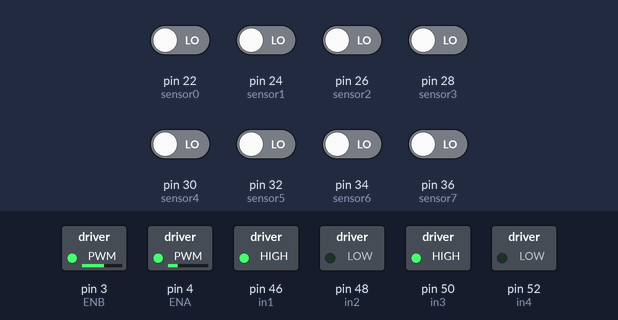
Recording of a sketch running on a simulated Arduino Mega 2560, built with avr-gcc and run on an emulated ATmega2560. Parts: switched loads named in the sketch (green lamp = pin HIGH). The inputs (shaded band) are chosen by the test bench; at power-on: pin 22 (sensor0), pin 24 (sensor1), pin 26 (sensor2), pin 28 (sensor3), pin 30 (sensor4), pin 32 (sensor5), pin 34 (sensor6), pin 36 (sensor7) LOW. What the sketch prints to the serial monitor is not drawn.

Above: at 0.1 s.
Timing chart, 0 to 1.6 s (numbered marks = the images above):
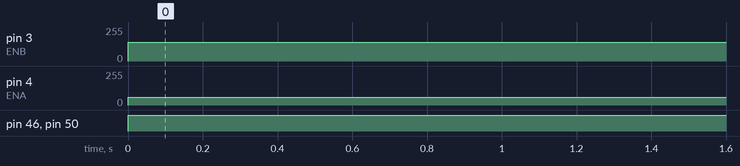

The sketch:

PID.ino
```cpp
// PHAN BEN 18TDH1 15/6/2019 //

// khai báo cảm biến

int sensor0 = 22;
int sensor1 = 24;
int sensor2 = 26;
int sensor3 = 28;
int sensor4 = 30;
int sensor5 = 32;
int sensor6 = 34;
int sensor7 = 36;


int sensor[8] = {1, 1, 1, 1, 1, 1, 1, 1} ;

//khai báo động cơ
int ENA = 4  ;
int ENB = 3;
//int ENC =  ;
//int END =  ;
int in1 = 46;
int in2 = 48;
int in3 = 50;
int in4 = 52;


//khai bao cảm bien siêu âm

//int trig = 33;
//int echo = 32;


//khởi tạo tốc độ

int speed_tien = 200 ;
int speed_lui = 100 ;
int speed_quay = 180 ;
int speed_re = 180;
int lech ;

unsigned int Kp = 8, Ki = 0, Kd = 2;
int P, I, D, PID;
int e, e0 = 0;
byte PWM = 100;

void setup ()
{
  pinMode ( sensor0 , INPUT );
  pinMode ( sensor1 , INPUT );
  pinMode ( sensor2 , INPUT );
  pinMode ( sensor3 , INPUT );
  pinMode ( sensor4 , INPUT );
  pinMode ( sensor5 , INPUT );
  pinMode ( sensor6 , INPUT );
  pinMode ( sensor7 , INPUT );
  pinMode ( in1 , OUTPUT );
  pinMode ( in2 , OUTPUT );
  pinMode ( in3 , OUTPUT );
  pinMode ( in4 , OUTPUT );

  pinMode ( ENA , OUTPUT );
  pinMode ( ENB , OUTPUT );

  //  pinMode ( trig , OUTPUT );
  //  pinMode ( echo , INPUT );
  Serial.begin ( 9600) ;
  Serial.println ( "started" );


}


void loop ()
{
  // while(1)
  // {
  Error();
  Cal_PID();
  Move();

  //  }


  //  doc_gia_tri_cam_bien ();
  //
  //  Serial.println ( lech ) ;
  //  unsigned long thoi_gian ;
  //  int khoang_cach ;
  //  digitalWrite ( trig, 0) ;
  //  delayMicroseconds ( 2) ;
  //  digitalWrite ( trig , 1);
  //  delayMicroseconds ( 5) ;
  //  digitalWrite ( trig , 0 ) ;
  //  thoi_gian = pulseIn ( echo, HIGH ) ;
  //  khoang_cach = int ( thoi_gian / 2 / 29.412 );
  //  Serial.println ( khoang_cach );
  //  Serial.println ( " cm " );
  //
  //  if ( khoang_cach < 15)
  //  {
  //    if ( khoang_cach > 5 )
  //    { dung () ;
  //      Serial.println ( "stop" );
  //    }
  //  }
  //  else {
  //    motor_control () ;
  //  }

}
int Error()
{

  sensor[0] = digitalRead(sensor0);
  sensor[1] = digitalRead(sensor1);
  sensor[2] = digitalRead(sensor2);
  sensor[3] = digitalRead(sensor3);
  sensor[4] = digitalRead(sensor4);
  sensor[5] = digitalRead(sensor5);
  sensor[6] = digitalRead(sensor6);
  sensor[7] = digitalRead(sensor7);
  if      ((sensor[0] == 1) && (sensor[1] == 1) && (sensor[2] == 1) && (sensor[3] == 0) && (sensor[4] == 0) && (sensor[5] == 1) && (sensor[6] == 1) && (sensor[7] == 1)) e = 0;

  else if ((sensor[0] == 0) && (sensor[1] == 1) && (sensor[2] == 1) && (sensor[3] == 1) && (sensor[4] == 1) && (sensor[5] == 1) && (sensor[6] == 1) && (sensor[7] == 1)) e = -4;
  else if ((sensor[0] == 0) && (sensor[1] == 0) && (sensor[2] == 1) && (sensor[3] == 1) && (sensor[4] == 1) && (sensor[5] == 1) && (sensor[6] == 1) && (sensor[7] == 1)) e = -3;
  else if ((sensor[0] == 1) && (sensor[1] == 0) && (sensor[2] == 0) && (sensor[3] == 1) && (sensor[4] == 1) && (sensor[5] == 1) && (sensor[6] == 1) && (sensor[7] == 1)) e = -2;
  else if ((sensor[0] == 1) && (sensor[1] == 1) && (sensor[2] == 0) && (sensor[3] == 0) && (sensor[4] == 1) && (sensor[5] == 1) && (sensor[6] == 1) && (sensor[7] == 1)) e = -1;

  else if ((sensor[0] == 1) && (sensor[1] == 1) && (sensor[2] == 1) && (sensor[3] == 1) && (sensor[4] == 0) && (sensor[5] == 0) && (sensor[6] == 1) && (sensor[7] == 1)) e = 1;
  else if ((sensor[0] == 1) && (sensor[1] == 1) && (sensor[2] == 1) && (sensor[3] == 1) && (sensor[4] == 1) && (sensor[5] == 0) && (sensor[6] == 0) && (sensor[7] == 1)) e = 2;
  else if ((sensor[0] == 1) && (sensor[1] == 1) && (sensor[2] == 1) && (sensor[3] == 1) && (sensor[4] == 1) && (sensor[5] == 1) && (sensor[6] == 0) && (sensor[7] == 0)) e = 3;
  else if ((sensor[0] == 1) && (sensor[1] == 1) && (sensor[2] == 1) && (sensor[3] == 1) && (sensor[4] == 1) && (sensor[5] == 1) && (sensor[6] == 1) && (sensor[7] == 0)) e = 4;

  else e = 5;
}
void Cal_PID()
{

  P = e;
  I += e;
  D = e - e0;
  PID = Kp * P + Ki * I + Kd * D;
  Serial.println ( PID ) ;
  e0 = e;
}
void Move()
{

  digitalWrite ( in1 , HIGH ) ;
  digitalWrite ( in2 , LOW );
  digitalWrite ( in3 , HIGH );
  digitalWrite ( in4 , LOW );

  analogWrite ( ENA , PWM - PID ) ;
  analogWrite ( ENB , PWM + PID ) ;
}
/*
  void doc_gia_tri_cam_bien () //giá trị của cảm biến chú ý line while : 0 and line draw : 1
  {
  sensor[0] = !digitalRead(sensor0);
  sensor[1] = !digitalRead(sensor1);
  sensor[2] = !digitalRead(sensor2);
  sensor[3] = !digitalRead(sensor3);
  sensor[4] = !digitalRead(sensor4);

  if ((sensor[0] == 1) && (sensor[1] == 1) && (sensor[2] == 1) && (sensor[3] == 1) && (sensor[4] == 0))
    lech = 4;
  else if ((sensor[0] == 1) && (sensor[1] == 1) && (sensor[2] == 1) && (sensor[3] == 0) && (sensor[4] == 0))
    lech = 3;
  else if ((sensor[0] == 1) && (sensor[1] == 1) && (sensor[2] == 1) && (sensor[3] == 0) && (sensor[4] == 1))
    lech = 2;
  else if ((sensor[0] == 1) && (sensor[1] == 1) && (sensor[2] == 0) && (sensor[3] == 0) && (sensor[4] == 1))
    lech = 1;
  else if ((sensor[0] == 1) && (sensor[1] == 1) && (sensor[2] == 0) && (sensor[3] == 1) && (sensor[4] == 1))
    lech = 0;
  else if ((sensor[0] == 1) && (sensor[1] == 0) && (sensor[2] == 0) && (sensor[3] == 1) && (sensor[4] == 1))
    lech = -1;
  else if ((sensor[0] == 1) && (sensor[1] == 0) && (sensor[2] == 1) && (sensor[3] == 1) && (sensor[4] == 1))
    lech = -2;
  else if ((sensor[0] == 0) && (sensor[1] == 0) && (sensor[2] == 1) && (sensor[3] == 1) && (sensor[4] == 1))
    lech = -3;
  else if ((sensor[0] == 0) && (sensor[1] == 1) && (sensor[2] == 1) && (sensor[3] == 1) && (sensor[4] == 1))
    lech = -4;
  else if ((sensor[0] == 1) && (sensor[1] == 1) && (sensor[2] == 1) && (sensor[3] == 1) && (sensor[4] == 1))
    if (lech == -4) lech = -5;
    else lech = 5;

  }


  void motor_control ()
  {
  if ( lech == 5 )
    dung () ;
  if ( lech == 4 )
    quay_trai () ;
  if ( lech == 3 )
    re_trai () ;
  if ( lech == 2 )
    re_trai () ;
  if ( lech == 1 )
    re_trai () ;
  if ( lech == 0 )
    tien () ;
  if ( lech == -1)
    re_phai () ;
  if ( lech == -2 )
    re_phai () ;
  if ( lech == -3 )
    re_phai () ;
  if ( lech == -4 )
    quay_phai () ;
  if ( lech == -5 )
    dung  () ;
  }
  void tien ()
  {
  analogWrite ( ENA , speed_tien ) ;
  analogWrite ( ENB , speed_tien ) ;
  analogWrite ( ENC , speed_tien ) ;
  analogWrite ( END , speed_tien ) ;

  digitalWrite ( in1 , HIGH ) ;
  digitalWrite ( in2 , LOW );
  digitalWrite ( in3 , HIGH );
  digitalWrite ( in4 , LOW );

  }
  void lui ()
  {
  analogWrite ( ENA , speed_lui ) ;
  analogWrite ( ENB , speed_lui ) ;
  analogWrite ( ENC , speed_lui ) ;
  analogWrite ( END , speed_lui ) ;

  digitalWrite ( in1 , LOW );
  digitalWrite ( in2 , HIGH );
  digitalWrite ( in3 , LOW );
  digitalWrite ( in4 , HIGH );

  }
  void re_phai ()
  {
  analogWrite ( ENA , speed_quay ) ;
  analogWrite ( ENB , speed_quay ) ;
  analogWrite ( ENC , speed_quay ) ;
  analogWrite ( END , speed_quay ) ;

  digitalWrite ( in1 , HIGH );
  digitalWrite ( in2 , LOW );
  digitalWrite ( in3 , LOW );
  digitalWrite ( in4 , LOW );

  }

  void re_trai ()
  {
  analogWrite ( ENA , speed_quay  ) ;
  analogWrite ( ENB , speed_quay  ) ;
  analogWrite ( ENC , speed_quay ) ;
  analogWrite ( END , speed_quay ) ;

  digitalWrite ( in1 , LOW );
  digitalWrite ( in2 , LOW );
  digitalWrite ( in3 , HIGH );
  digitalWrite ( in4 , LOW );


  }
  void quay_phai ()
  {
  analogWrite ( ENA , speed_re ) ;
  analogWrite ( ENB , speed_re  ) ;
  analogWrite ( ENC , speed_re ) ;
  analogWrite ( END , speed_re ) ;

  digitalWrite ( in1 , HIGH );
  digitalWrite ( in2 , LOW );
  digitalWrite ( in3 , LOW );
  digitalWrite ( in4 , HIGH );


  }
  void quay_trai ()
  {
  analogWrite ( ENA , speed_re  ) ;
  analogWrite ( ENB , speed_re  ) ;
  analogWrite ( ENC , speed_re ) ;
  analogWrite ( END , speed_re ) ;

  digitalWrite ( in1 , LOW );
  digitalWrite ( in2 , HIGH );
  digitalWrite ( in3 , HIGH );
  digitalWrite ( in4 , LOW );

  }
  void dung ()
  {
  analogWrite ( ENA , 0 ) ;
  analogWrite ( ENB , 0 ) ;
  analogWrite ( ENC , 0 ) ;
  analogWrite ( END , 0 ) ;
  digitalWrite ( in1 , LOW );
  digitalWrite ( in2 , LOW );
  digitalWrite ( in3 , LOW ) ;
  digitalWrite ( in4 , LOW );

  }
*/
```

Measured:
- by itself, pin 3 (ENB): 0/255 → 140/255 at 0.00 s
- by itself, pin 4 (ENA): 0/255 → 60/255 at 0.00 s
- by itself, pin 46 (in1), pin 50 (in3): LOW → HIGH at 0.00 s
